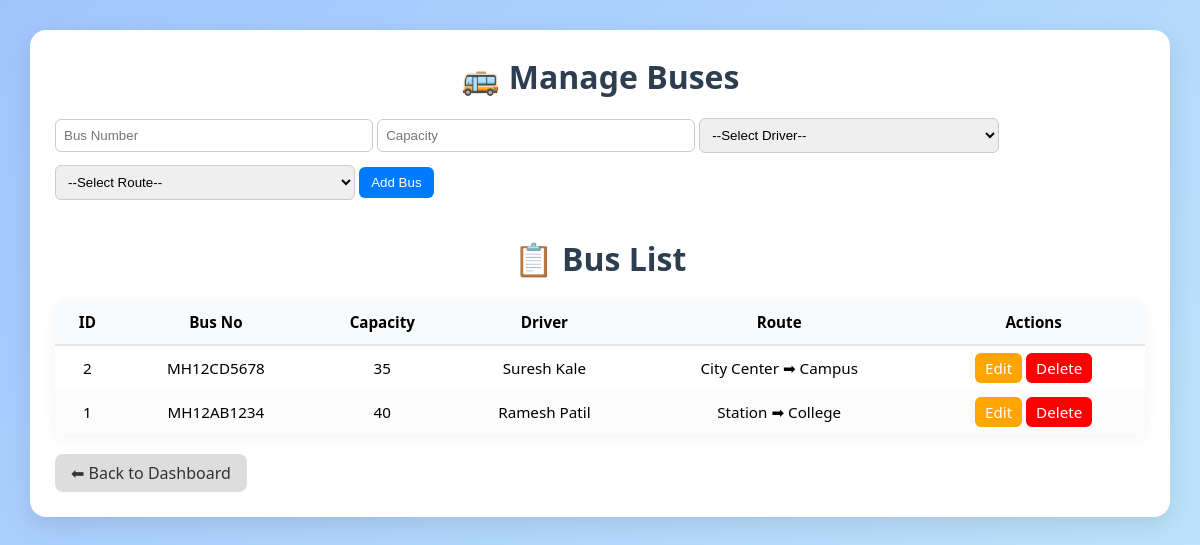
The page /admin/manage_buses.php on the database its author committed.
### tables this page shows
CREATE TABLE buses (
    bus_id INT AUTO_INCREMENT PRIMARY KEY,
    bus_number VARCHAR(50) NOT NULL UNIQUE,
    capacity INT NOT NULL,
    driver_id INT,
    route_id INT,
    created_at TIMESTAMP DEFAULT CURRENT_TIMESTAMP,
    FOREIGN KEY (driver_id) REFERENCES drivers(driver_id) ON DELETE SET NULL,
    FOREIGN KEY (route_id) REFERENCES routes(route_id) ON DELETE SET NULL
);

CREATE TABLE drivers (
    driver_id INT AUTO_INCREMENT PRIMARY KEY,
    name VARCHAR(100),
    phone VARCHAR(15),
    license_number VARCHAR(50)
);

CREATE TABLE routes (
    route_id INT AUTO_INCREMENT PRIMARY KEY,
    route_name VARCHAR(100) NOT NULL,
    start_point VARCHAR(100),
    end_point VARCHAR(100),
    created_at TIMESTAMP DEFAULT CURRENT_TIMESTAMP
);

### admin/manage_buses.php (the view, shortened to what this page needs)
<?php
include '../db_connect.php';
$buses   = $conn->query("SELECT b.bus_id, b.bus_number, b.capacity, d.name AS driver_name, r.start_point, r.end_point
                         FROM buses b
                         LEFT JOIN drivers d ON b.driver_id=d.driver_id
                         LEFT JOIN routes r ON b.route_id=r.route_id
                         ORDER BY b.bus_id DESC")->fetchAll(PDO::FETCH_ASSOC);
$edit_bus = null;
?>
<!DOCTYPE html>
<html lang="en">
<head>
</head>
<body>
    <div class="card">
        <h2>🚌 Manage Buses</h2>
        <form method="POST">
            <input type="text" name="bus_no" placeholder="Bus Number" value="<?= $edit_bus['bus_number'] ?? '' ?>" required>
            <input type="number" name="capacity" placeholder="Capacity" value="<?= $edit_bus['capacity'] ?? '' ?>" required>
            <select name="driver_id" required>
                <option value="">--Select Driver--</option>
            </select>
            <select name="route_id" required>
                <option value="">--Select Route--</option>
            </select>
            <button type="submit"><?= isset($edit_bus) ? "Update Bus" : "Add Bus" ?></button>
        </form>
        <h2>📋 Bus List</h2>
        <div class="table-container">
            <?php if (!empty($buses)) { ?>
                <table>
                    <thead>
                        <tr>
                            <th>ID</th>
                            <th>Bus No</th>
                            <th>Capacity</th>
                            <th>Driver</th>
                            <th>Route</th>
                            <th>Actions</th>
                        </tr>
                    </thead>
                    <tbody>
                        <?php foreach ($buses as $bus): ?>
                        <tr>
                            <td><?= $bus['bus_id'] ?></td>
                            <td><?= htmlspecialchars($bus['bus_number']) ?></td>
                            <td><?= $bus['capacity'] ?></td>
                            <td><?= htmlspecialchars($bus['driver_name']) ?></td>
                            <td><?= htmlspecialchars($bus['start_point']) ?> ➡ <?= htmlspecialchars($bus['end_point']) ?></td>
                            <td>
                                <a class="action-btn edit-btn" href="manage_buses.php?edit_id=<?= $bus['bus_id'] ?>">Edit</a>
                                <a class="action-btn delete-btn" href="manage_buses.php?delete_id=<?= $bus['bus_id'] ?>" onclick="return confirm('Are you sure to delete this bus?');">Delete</a>
                            </td>
                        </tr>
                        <?php endforeach; ?>
                    </tbody>
                </table>
            <?php } else { ?>
                <p style="text-align:center;">No buses found.</p>
            <?php } ?>
        </div>
        <a href="../admin/dashboard.php" class="back-btn">⬅ Back to Dashboard</a>
    </div>
</body>
</html>

### admin/manage_buses.php (style rules this page uses)
body { margin: 0; font-family: "Segoe UI", sans-serif; background: linear-gradient(135deg, #a1c4fd, #c2e9fb); display: flex; justify-content: center; align-items: flex-start; min-height: 100vh; padding: 30px; }
.card { width: 100%; max-width: 1100px; background: white; padding: 25px; border-radius: 16px; box-shadow: 0 8px 25px rgba(0,0,0,0.1); animation: fadeIn 0.4s ease-in-out; }
h2 { text-align: center; font-size: 2rem; margin: 0 0 20px; color: #2c3e50; }
form { margin-bottom: 25px; }
form input, form select { padding: 8px; width: 100%; max-width: 300px; margin-bottom: 12px; border-radius: 6px; border: 1px solid #ccc; }
form button { background: #007bff; color: white; border: none; border-radius: 6px; padding: 8px 12px; cursor: pointer; transition: 0.3s; }
.table-container { overflow-x: auto; border-radius: 10px; box-shadow: 0 4px 15px rgba(0,0,0,0.05); }
table { width: 100%; border-collapse: collapse; min-width: 700px; }
th, td { padding: 12px; text-align: center; font-size: 0.95rem; }
th { background: #f9fafb; font-weight: bold; border-bottom: 2px solid #e5e7eb; position: sticky; top: 0; z-index: 2; }
tr:nth-child(even) td { background: #fcfcfc; }
.action-btn { padding: 5px 10px; border-radius: 6px; color: white; text-decoration: none; transition: 0.2s; }
.edit-btn { background: orange; }
.delete-btn { background: red; }
.back-btn { display: inline-block; margin-top: 20px; background: #ddd; color: #333; padding: 8px 16px; border-radius: 8px; text-decoration: none; transition: 0.3s; }

### rows shown on the page
buses: bus_id "2", bus_number "MH12CD5678", capacity "35", driver.name "Suresh Kale", route.start_point "City Center", route.end_point "Campus"
buses: bus_id "1", bus_number "MH12AB1234", capacity "40", driver.name "Ramesh Patil", route.start_point "Station", route.end_point "College"
